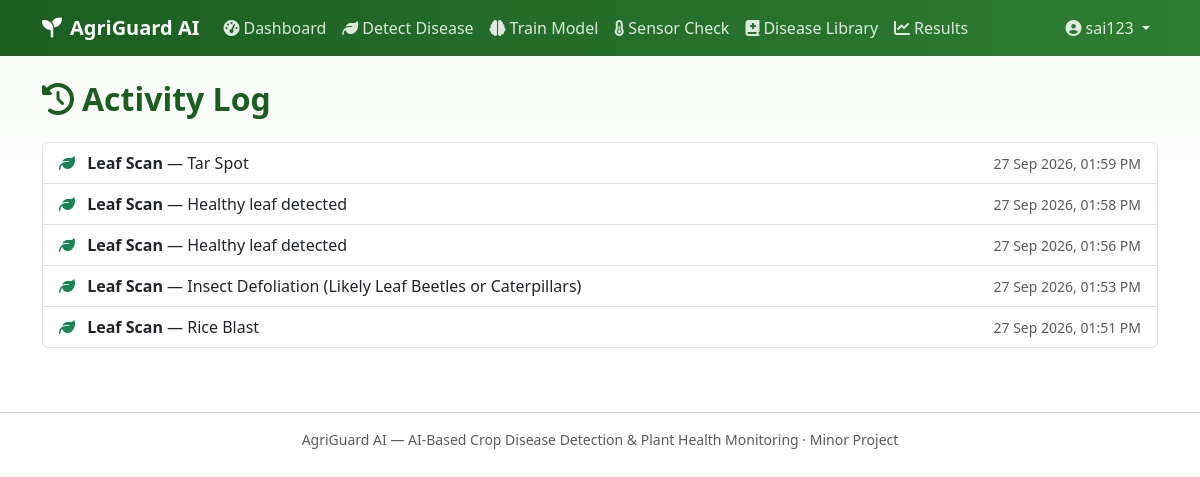
The page /test-log (signed in) on the database its author committed.
### app.py (models this page shows)
class ImageAnalysis(db.Model):
    id = db.Column(db.Integer, primary_key=True)
    user_id = db.Column(db.Integer, db.ForeignKey('user.id'), nullable=False)
    filename = db.Column(db.String(200), nullable=False)
    disease_detected = db.Column(db.Boolean)
    disease_name = db.Column(db.String(100))
    disease_type = db.Column(db.String(100))
    severity = db.Column(db.String(50))
    confidence = db.Column(db.Float)
    symptoms = db.Column(db.String(500))  # JSON string
    possible_causes = db.Column(db.String(500))  # JSON string
    treatment = db.Column(db.String(500))  # JSON string
    notes = db.Column(db.Text)
    created_at = db.Column(db.DateTime, default=datetime.now)

### app.py (the view)
@app.route('/test-log')
@login_required
def test_log():
    user = User.query.get(session['user_id'])
    tests = TestResults.query.filter_by(user_id=user.id).order_by(
        TestResults.created_at.desc()).all()
    images = ImageAnalysis.query.filter_by(user_id=user.id).order_by(
        ImageAnalysis.created_at.desc()).all()
    return render_template('test_log.html', tests=tests, images=images)

### app.py (called while the page is built)
def login_required(f):
    @wraps(f)
    def decorated_function(*args, **kwargs):
        if 'user_id' not in session:
            flash('Please log in first.', 'warning')
            return redirect(url_for('login'))
        if User.query.get(session['user_id']) is None:
            session.clear()
            flash('Your session has expired. Please log in again.', 'warning')
            return redirect(url_for('login'))
        return f(*args, **kwargs)
    return decorated_function

### templates/test_log.html (shortened to what this page needs)
{% extends "base.html" %}
{% block content %}
<h2 class="section-title mb-4"><i class="fa-solid fa-clock-rotate-left me-2"></i>Activity Log</h2>
{% set entries = [] %}
{% for img in images %}
  {% set _ = entries.append({'date': img.created_at, 'type': 'Leaf Scan', 'icon': 'fa-leaf', 'summary': img.disease_name or 'Healthy leaf detected', 'url': url_for('image_results', image_id=img.id)}) %}
{% endfor %}
{% for t in tests %}
  {% set _ = entries.append({'date': t.created_at, 'type': 'Sensor Test', 'icon': 'fa-temperature-half', 'summary': ('Healthy' if t.is_healthy else 'At risk') ~ ' · ' ~ t.temperature ~ '°C, ' ~ t.humidity ~ '% RH', 'url': url_for('test_results', result_id=t.id)}) %}
{% endfor %}
{% set sorted_entries = entries | sort(attribute='date', reverse=True) %}
{% if sorted_entries %}
<div class="list-group">
  {% for e in sorted_entries %}
  <a href="{{ e.url }}" class="list-group-item list-group-item-action d-flex justify-content-between align-items-center">
    <div>
      <i class="fa-solid {{ e.icon }} text-success me-2"></i>
      <span class="fw-semibold">{{ e.type }}</span> &mdash; {{ e.summary }}
    </div>
    <span class="text-muted small">{{ e.date.strftime('%d %b %Y, %I:%M %p') }}</span>
  </a>
  {% endfor %}
</div>
{% else %}
<p class="text-muted">No activity yet. <a href="{{ url_for('test_image') }}">Run your first leaf scan</a>.</p>
{% endif %}
{% endblock %}

### static/css/style.css (style rules this page uses)
:root { --ag-green: #2e7d32; --ag-green-dark: #1b5e20; --ag-green-light: #e8f5e9; --ag-accent: #66bb6a; --ag-earth: #6d4c41; }
body { background: linear-gradient(180deg, #f4f9f4 0%, #ffffff 220px); font-family: 'Segoe UI', system-ui, -apple-system, sans-serif; color: #223022; }
.section-title { color: var(--ag-green-dark); font-weight: 700; }

### rows shown on the page
ImageAnalysis: type "Leaf Scan", summary "Tar Spot", date "27 Sep 2026, 01:59 PM"
ImageAnalysis: date "27 Sep 2026, 01:58 PM"
ImageAnalysis: date "27 Sep 2026, 01:56 PM"
ImageAnalysis: type "Leaf Scan", summary "Insect Defoliation (Likely Leaf Beetles or Caterpillars)", date "27 Sep 2026, 01:53 PM"
ImageAnalysis: type "Leaf Scan", summary "Rice Blast", date "27 Sep 2026, 01:51 PM"

### other values the page prints
{{ session.get('username', 'Account') }} "sai123"
{{ e.type }} "Leaf Scan" "Leaf Scan"
{{ e.summary }} "Healthy leaf detected" "Healthy leaf detected"
